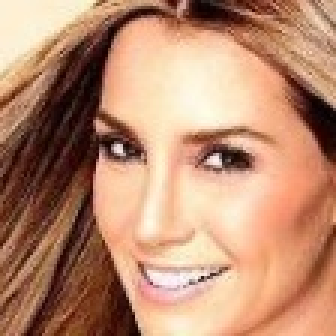
#> input picture submission/test_images/000001.jpg, 112 x 112 px (shown 3 times larger)
$ python -i face_utils.py   (imports and definitions only)
#> lines starting #> are read from the running program, lines starting #| are printed output that depends on the picture
import cv2
import numpy as np

haar_cascade_path = cv2.data.haarcascades + "haarcascade_frontalface_default.xml"
face_cascade = cv2.CascadeClassifier(haar_cascade_path)

def detect_face_haar(image):
    gray = cv2.cvtColor(image, cv2.COLOR_RGB2GRAY)
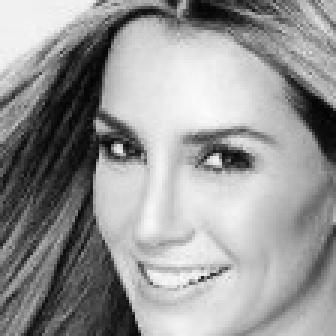
#> gray: shape (112, 112) (shown 3 times larger); min 2, max 251, mean 150.5
    faces = face_cascade.detectMultiScale(gray, scaleFactor=1.1, minNeighbors=5, minSize=(40, 40))
#> faces = [[17, 22, 79, 79]]
    if len(faces) > 0:
        x, y, w, h = faces[0]
#> x = 17; y = 22; w = 79; h = 79
        face = image[y:y+h, x:x+w]
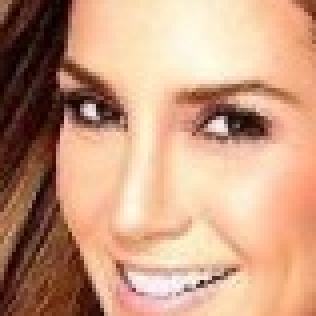
#> face: shape (79, 79, 3) (shown 4 times larger); mean R, G, B 200.1, 155.9, 128.9
        face = cv2.resize(face, (112, 112))
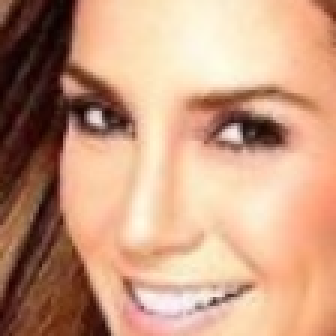
#> face: shape (112, 112, 3) (shown 3 times larger); mean R, G, B 200, 155.8, 128.7
        return face
    else:
        return np.zeros((112, 112, 3), dtype=np.uint8)

>>> import cv2
>>> picture = cv2.cvtColor(cv2.imread('../test_images/000001.jpg'), cv2.COLOR_BGR2RGB)
>>> result = detect_face_haar(picture)

$ run again, on submission/test_images/000003.jpg
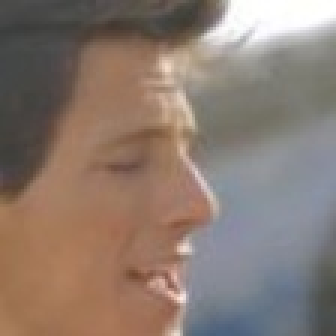
#> input picture submission/test_images/000003.jpg, 112 x 112 px (shown 3 times larger)
#> in detect_face_haar, `gray = cv2.cvtColor(image, cv2.COLOR_RGB2GRAY)`:
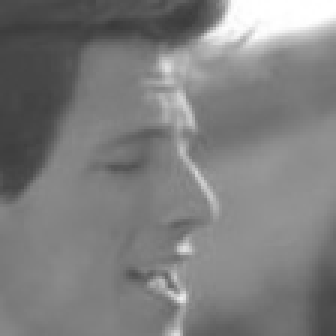
#> gray: shape (112, 112) (shown 3 times larger); min 58, max 255, mean 126.2
#> faces = [[10, 12, 91, 91]]
#> x = 10; y = 12; w = 91
#> in detect_face_haar, `face = image[y:y+h, x:x+w]`:
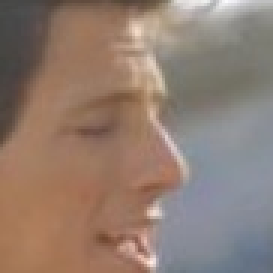
#> face: shape (91, 91, 3) (shown 3 times larger); mean R, G, B 144.9, 124.9, 113.2

$ run again, on submission/test_images/000004.jpg
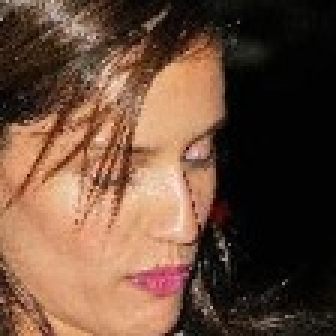
#> input picture submission/test_images/000004.jpg, 112 x 112 px (shown 3 times larger)
#> in detect_face_haar, `gray = cv2.cvtColor(image, cv2.COLOR_RGB2GRAY)`:
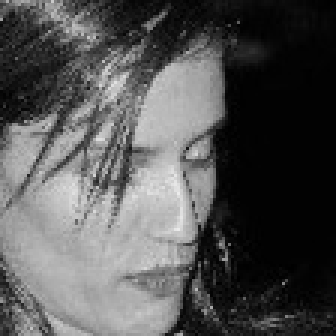
#> gray: shape (112, 112) (shown 3 times larger); min 0, max 235, mean 83.1
#> faces = ()
#> result: shape (112, 112, 3); every value is 0

$ run again, on submission/test_images/000007.jpg
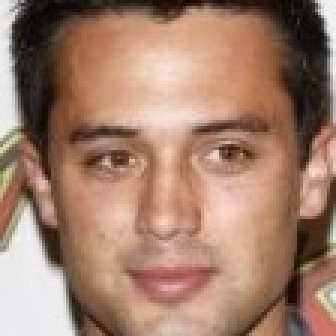
#> input picture submission/test_images/000007.jpg, 112 x 112 px (shown 3 times larger)
#> in detect_face_haar, `gray = cv2.cvtColor(image, cv2.COLOR_RGB2GRAY)`:
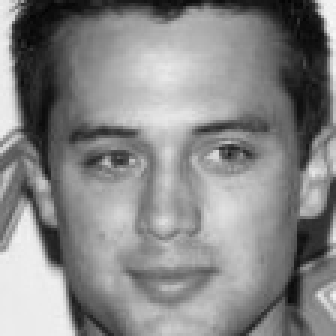
#> gray: shape (112, 112) (shown 3 times larger); min 3, max 248, mean 135.2
#> faces = [[13, 19, 85, 85]]
#> x = 13; y = 19; w = 85
#> in detect_face_haar, `face = image[y:y+h, x:x+w]`:
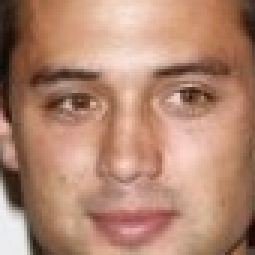
#> face: shape (85, 85, 3) (shown 3 times larger); mean R, G, B 178, 134.6, 113.2
